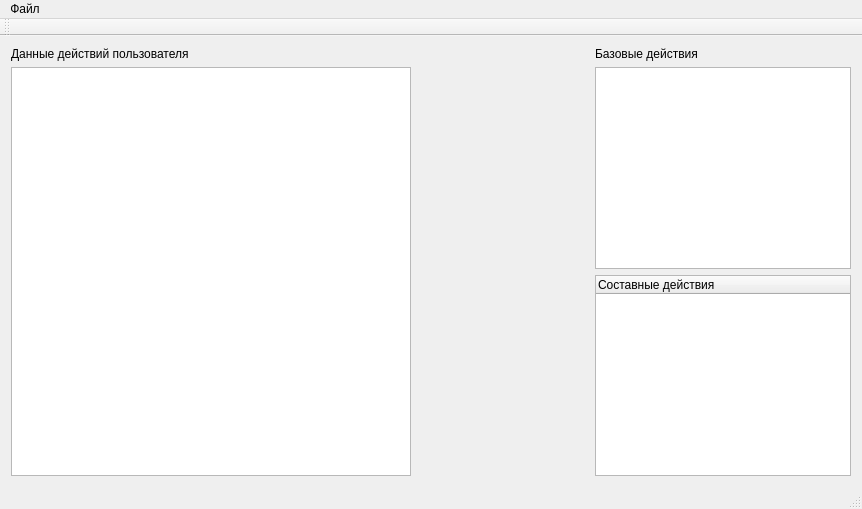
<?xml version="1.0" encoding="UTF-8"?>
<ui version="4.0">
 <class>MainWindow</class>
 <widget class="QMainWindow" name="MainWindow">
  <property name="geometry">
   <rect>
    <x>0</x>
    <y>0</y>
    <width>862</width>
    <height>509</height>
   </rect>
  </property>
  <property name="windowTitle">
   <string>MainWindow</string>
  </property>
  <widget class="QWidget" name="centralWidget">
   <layout class="QHBoxLayout" name="horizontalLayout_4">
    <item>
     <layout class="QHBoxLayout" name="horizontalLayout">
      <item>
       <layout class="QGridLayout" name="gridLayout">
        <item row="1" column="0">
         <widget class="QListWidget" name="ruleListWidget">
          <property name="minimumSize">
           <size>
            <width>400</width>
            <height>0</height>
           </size>
          </property>
         </widget>
        </item>
        <item row="0" column="0">
         <widget class="QLabel" name="label">
          <property name="text">
           <string>Данные действий пользователя</string>
          </property>
         </widget>
        </item>
       </layout>
      </item>
     </layout>
    </item>
    <item>
     <spacer name="horizontalSpacer">
      <property name="orientation">
       <enum>Qt::Horizontal</enum>
      </property>
      <property name="sizeHint" stdset="0">
       <size>
        <width>40</width>
        <height>20</height>
       </size>
      </property>
     </spacer>
    </item>
    <item>
     <layout class="QVBoxLayout" name="verticalLayout_2">
      <property name="leftMargin">
       <number>0</number>
      </property>
      <item>
       <widget class="QLabel" name="baseActionsLabel">
        <property name="text">
         <string>Базовые действия</string>
        </property>
       </widget>
      </item>
      <item>
       <widget class="QListWidget" name="actionListWidget"/>
      </item>
      <item>
       <widget class="QTreeWidget" name="complexActionTreeWidget">
        <column>
         <property name="text">
          <string>Составные действия</string>
         </property>
        </column>
       </widget>
      </item>
     </layout>
    </item>
   </layout>
  </widget>
  <widget class="QMenuBar" name="menuBar">
   <property name="geometry">
    <rect>
     <x>0</x>
     <y>0</y>
     <width>862</width>
     <height>21</height>
    </rect>
   </property>
   <widget class="QMenu" name="menuFile">
    <property name="title">
     <string>Файл</string>
    </property>
    <addaction name="actionOpen"/>
    <addaction name="actionSave"/>
    <addaction name="actionSave_as"/>
   </widget>
   <addaction name="menuFile"/>
  </widget>
  <widget class="QToolBar" name="mainToolBar">
   <attribute name="toolBarArea">
    <enum>TopToolBarArea</enum>
   </attribute>
   <attribute name="toolBarBreak">
    <bool>false</bool>
   </attribute>
  </widget>
  <widget class="QStatusBar" name="statusBar"/>
  <action name="actionOpen">
   <property name="text">
    <string>Открыть</string>
   </property>
  </action>
  <action name="actionSave">
   <property name="text">
    <string>Сохранить</string>
   </property>
  </action>
  <action name="actionSave_as">
   <property name="text">
    <string>Сохранить как...</string>
   </property>
  </action>
 </widget>
 <layoutdefault spacing="6" margin="11"/>
 <resources/>
 <connections/>
</ui>
